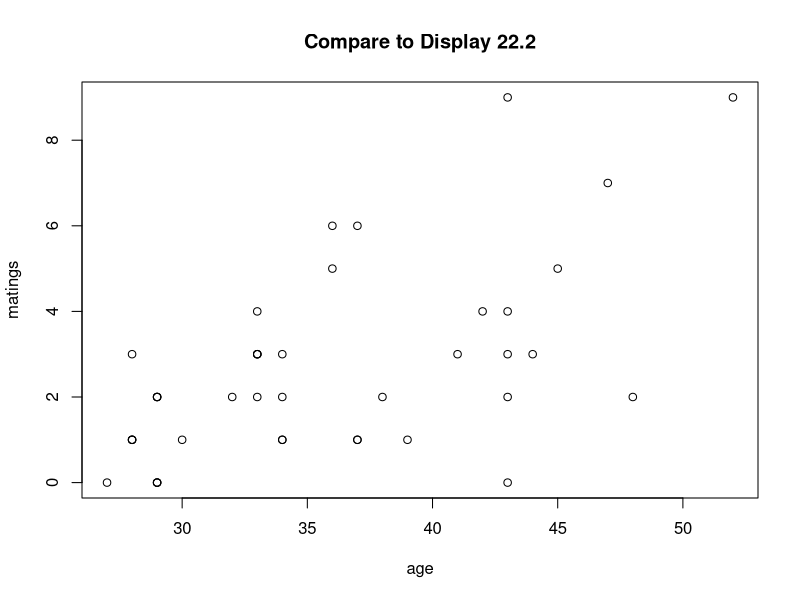
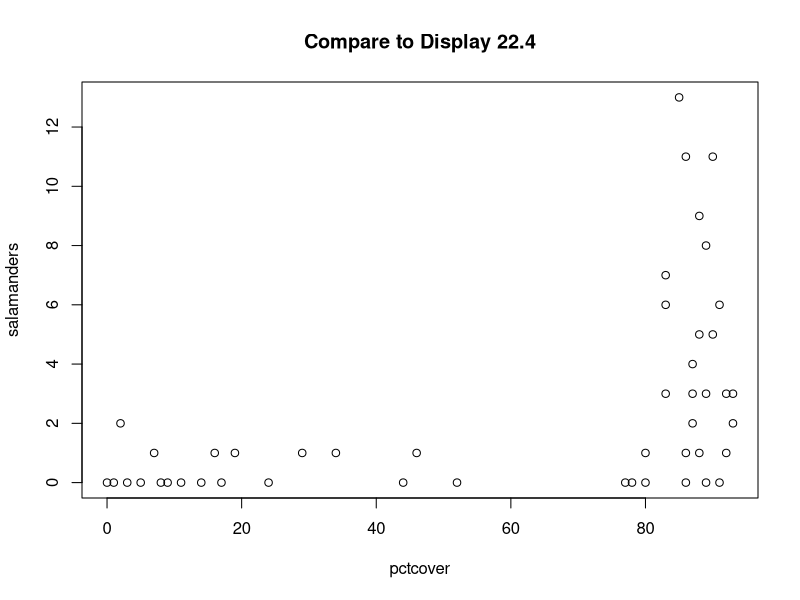
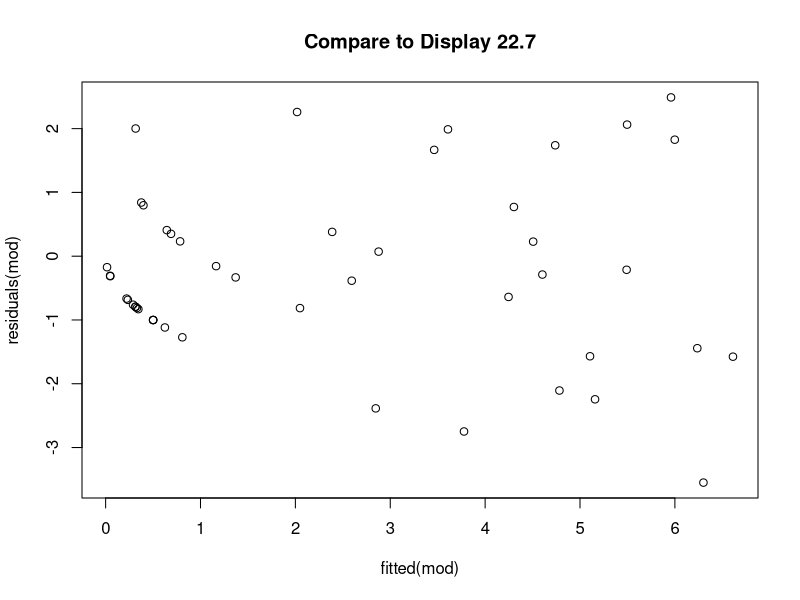
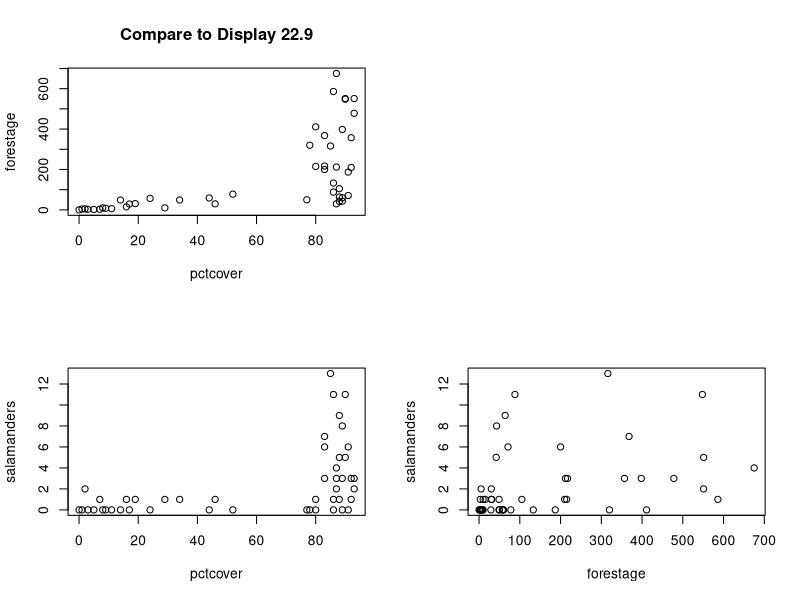

The R source for these figures, in order:
######################## Case 22.01 ##############################

case2201 = read.csv("case2201.csv")
names(case2201) = tolower(names(case2201))
case2201 # Compare to Display 22.1

plot(matings~age, case2201, main="Compare to Display 22.2")


modf = glm(matings~age+I(age^2), poisson, case2201)
summary(modf) # Compare to Display 22.6

modr = glm(matings~age         , poisson, case2201)
summary(modr) # Compare to Display 22.8

# Drop-in-deviance test for squared term
anova(modr, modf, test="Chi") 

# Lack-of-fit test
1-pchisq(modr$deviance, modr$df.residual)

######################## Case 22.02 ##############################

case2202 = read.csv("case2202.csv")
names(case2202) = tolower(names(case2202))
case2202 # Compare to Display 22.3

plot(salamanders~pctcover, case2202, main="Compare to Display 22.4")

case2202$closure = case2202$pctcover>70

mod = glm(salamanders~forestage*pctcover*closure+I(forestage^2)+I(pctcover^2)+
                 closure*I(forestage^2)+closure*I(pctcover^2), poisson, case2202)
summary(mod) # Compare to Display 22.7 and Display 22.10 (full model)

plot(residuals(mod)~fitted(mod), main="Compare to Display 22.7")

par(mfrow=c(2,2))
plot(forestage~pctcover, case2202, main="Compare to Display 22.9")
plot(0,0,type="n", xlab="", ylab="", axes=F)
plot(salamanders~pctcover, case2202)
plot(salamanders~forestage, case2202)

mod = glm(salamanders~pctcover*closure+closure*I(pctcover^2), poisson, case2202)
summary(mod) # Compare to Display 22.10 (reduced model)


                 
